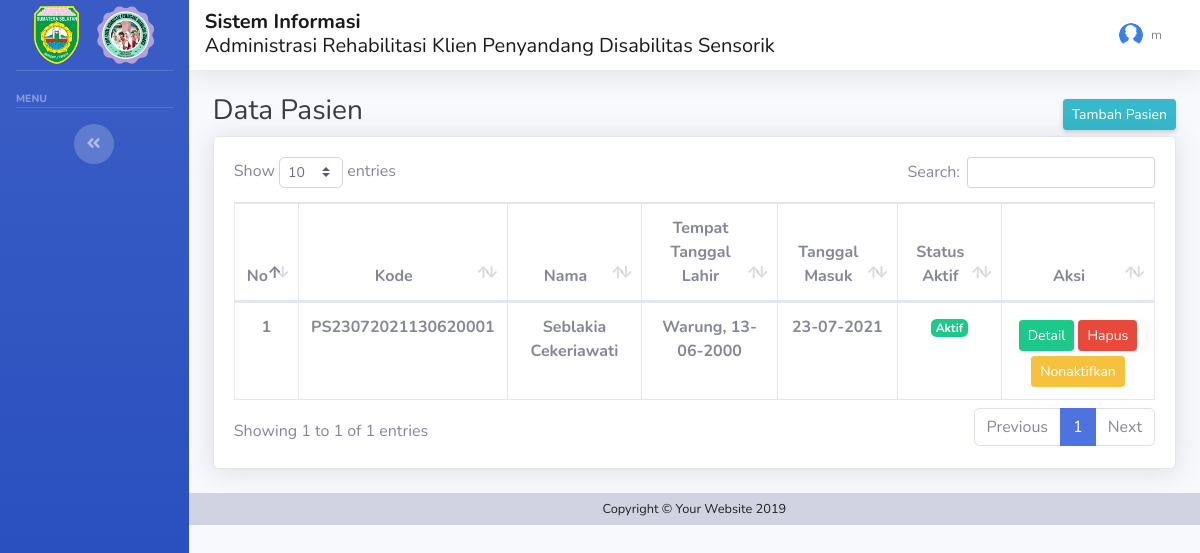
Page /package/infoData_pasien.php (signed in) on the earlier database version.
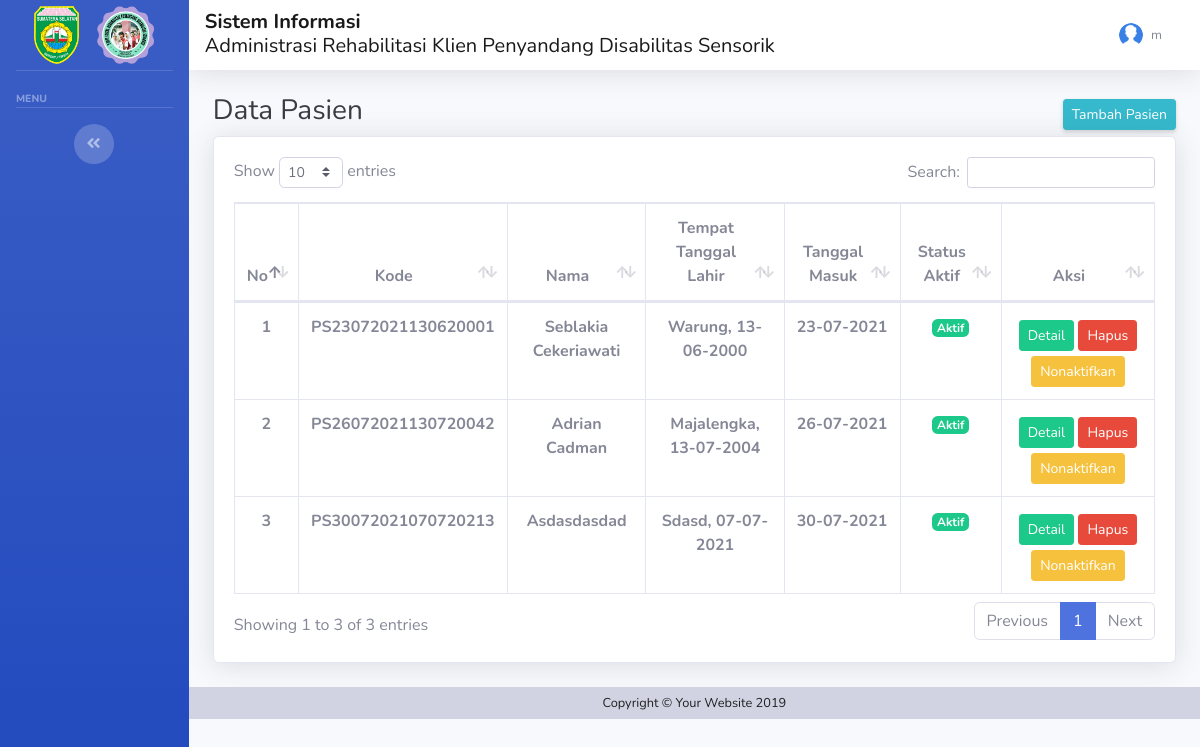
Same page on the later database version.
### tables this page shows
CREATE TABLE `tb_pasien` (
  `idPasien` varchar(50) NOT NULL,
  `namaPasien` varchar(100) NOT NULL,
  `tempatLahir` varchar(100) NOT NULL,
  `tanggalLahir` date NOT NULL,
  `tanggalMasukPanti` date NOT NULL,
  `anak` int(2) NOT NULL,
  `jenisKelaminPasien` varchar(2) NOT NULL,
  `agamaPasien` varchar(20) NOT NULL,
  `pendidikanPasien` varchar(50) NOT NULL,
  `statusPasien` varchar(20) NOT NULL,
  `golPasien` varchar(3) NOT NULL,
  `kerjaanPasien` varchar(50) NOT NULL,
  `jmlSaudaraPasien` int(2) NOT NULL,
  `kelDekatPasien` varchar(20) NOT NULL,
  `foto` varchar(50) NOT NULL,
  `statAktif` int(1) NOT NULL,
  `idAses` varchar(50) NOT NULL
);

### package/infoData_pasien.php (the view, shortened to what this page needs)
<!DOCTYPE html>
<html lang="en">
<head>
    <link href="../assets/vendor/fontawesome-free/css/all.min.css" rel="stylesheet" type="text/css">
    <link href="../assets/vendor/datatables/dataTables.bootstrap4.min.css" rel="stylesheet">
    <link href="../assets/css/sb-admin-2.css" rel="stylesheet">
    <link href="../assets/css/util.css" rel="stylesheet">
    <link rel="stylesheet" href="../assets/vendor/alertify/css/alertify.min.css" />
    <link rel="stylesheet" href="../assets/vendor/alertify/css/themes/default.min.css" />
</head>
<body id="page-top">
    <div id="wrapper">
        <?php include '../assets/layout/sidebar.php'; ?>
        <div id="content-wrapper">
            <div id="content">
                <?php include '../assets/layout/topbar.php'; ?>
            </div>
            <div class="container-fluid mt-0">
            <div class="d-sm-flex align-items-center justify-content-between">
                <h1 class="h3 text-gray-900">Data Pasien</h1>
                <a href="inputData_pasien" class="d-none d-sm-inline-block btn btn-sm btn-info shadow-sm">Tambah Pasien</a>
            </div>
            <div class="card shadow mb-4">
                <div class="card-body">
                    <div class="table-responsive">
                        <table class="table table-bordered" id="dataTable" width="100%" cellspacing="0">
                        <thead>
                            <tr class="text-center">
                                <th width="10px">No</th>
                                <th width="30px">Kode</th>
                                <th>Nama</th>
                                <th>Tempat Tanggal Lahir</th>
                                <th>Tanggal Masuk</th>
                                <th>Status Aktif</th>
                                <th width="110px">Aksi</th>
                            </tr>
                        </thead>
                        <tbody>
                            <?php
                                include 'php/koneksi.php';
                                $no=1;
                                $ambilData = mysqli_query($koneksi,"SELECT * FROM tb_pasien");
                                while ($dataPasien = mysqli_fetch_array($ambilData) ) {
                                    $idPasien=$dataPasien['idPasien'];
                                    $tglLahir=explode('-',$dataPasien['tanggalLahir']);
                                    $tglMasuk=explode('-',$dataPasien['tanggalMasukPanti']);
                                    $ttl=ucwords($dataPasien['tempatLahir']).', '.$tglLahir[2].'-'.$tglLahir[1].'-'.$tglLahir[0];
                                    $masuk=$tglMasuk[2].'-'.$tglMasuk[1].'-'.$tglMasuk[0];
                                    if ($dataPasien['statAktif']=='1') {
                                        $status= '<span class="badge badge-success">Aktif</span>';
                                        $btnLabel="Nonaktifkan";
                                        $st=0;
                                    }else{
                                        $status = '<span class="badge badge-danger">Non Aktif</span>';
                                        $btnLabel="Aktifkan";
                                        $st=1;
                                    }
                                ?>
                                    <tr class="text-center">
                                        <th width="10px"><?=$no++;?></th>
                                        <th width="30px"><?=$dataPasien['idPasien'];?></th>
                                        <th><?=ucwords($dataPasien['namaPasien']);?></th>
                                        <th><?=$ttl;?></th>
                                        <th><?=$masuk;?></th>
                                        <th><?=$status;?></th>
                                        <td>
                                            <a href="detail_pasien?id=<?=$dataPasien['idPasien'];?>" class="btn btn-sm btn-success m-t-5">Detail</a>
                                            <button onclick="confirm('<?=$dataPasien['idPasien']?>')" class="btn btn-sm btn-danger m-t-5">Hapus</button>
                                            <button onclick="changeStatus('<?=$st;?>','<?=$idPasien;?>')" class="btn btn-sm btn-warning m-t-5"><?=$btnLabel;?></button>
                                        </td>
                                    </tr>
                                <?php
                                }
                            ?>
                        </tbody>
                        </table>
                    </div>
                </div>
            </div>
        </div>
        <?php include '../assets/layout/footer.php'; ?>
    </div>
</body>
</html>

Differences in the rows shown:
added tb_pasien: idPasien "PS26072021130720042", namaPasien "Adrian Cadman", ttl "Majalengka, 13-07-2004", tanggalMasukPanti "26-07-2021", shows "Aktif", statAktif "Nonaktifkan"
added tb_pasien: idPasien "PS30072021070720213", namaPasien "Asdasdasdad", ttl "Sdasd, 07-07-2021", tanggalMasukPanti "30-07-2021", shows "Aktif", statAktif "Nonaktifkan"
Other differences:
text written by a page script: "Show entries Search: Showing 1 to 1 of 1 entries Previous 1 Next" → "Show entries Search: Showing 1 to 3 of 3 entries Previous 1 Next"
